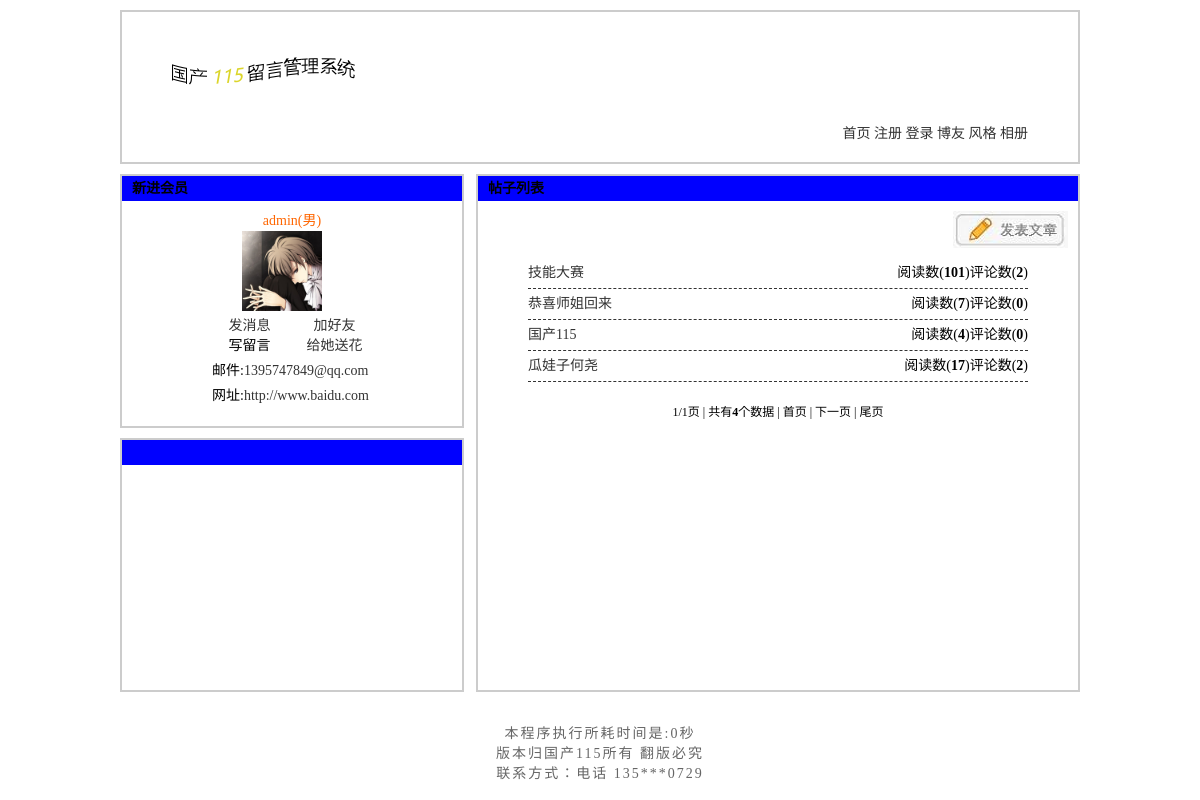
Page /项目/index.php on the committed database.
### tables this page shows
CREATE TABLE `tg_arcticle` (
  `tg_id` mediumint(8) UNSIGNED NOT NULL COMMENT '//id',
  `tg_reid` mediumint(8) NOT NULL DEFAULT '0' COMMENT '//评论的id',
  `tg_username` varchar(20) NOT NULL COMMENT '//发贴人',
  `tg_title` varchar(40) NOT NULL COMMENT '//发帖标题',
  `tg_content` text NOT NULL COMMENT '//发帖内容',
  `tg_readcount` smallint(5) NOT NULL DEFAULT '0' COMMENT '//阅读量',
  `tg_commendcount` smallint(5) NOT NULL DEFAULT '0' COMMENT '//评论量',
  `tg_nice` tinyint(1) UNSIGNED NOT NULL DEFAULT '0' COMMENT '//這个是设置精华帖的部分',
  `tg_date` datetime NOT NULL COMMENT '//发表时间',
  `tg_last_modify_date` datetime NOT NULL COMMENT '//最后登录修改的时间'
);

CREATE TABLE `tg_system` (
  `tg_id` mediumint(8) UNSIGNED NOT NULL COMMENT '//ID',
  `tg_webname` varchar(20) NOT NULL COMMENT '//web的名称',
  `tg_article` tinyint(2) UNSIGNED NOT NULL DEFAULT '0' COMMENT '//文章的显示条数',
  `tg_blog` tinyint(2) UNSIGNED NOT NULL DEFAULT '0' COMMENT '/博客的显示条数',
  `tg_photo` tinyint(2) UNSIGNED NOT NULL DEFAULT '0' COMMENT '//相册的显示条数',
  `tg_skin` tinyint(1) UNSIGNED NOT NULL DEFAULT '0' COMMENT '//网站皮肤',
  `tg_string` varchar(200) NOT NULL COMMENT '//网站铭感字符',
  `tg_post` tinyint(3) UNSIGNED NOT NULL DEFAULT '3' COMMENT '//发帖限制',
  `tg_re` tinyint(3) UNSIGNED NOT NULL DEFAULT '3' COMMENT '//回帖限制',
  `tg_code` tinyint(3) UNSIGNED NOT NULL DEFAULT '1' COMMENT '//是否启用验证码',
  `tg_register` tinyint(3) UNSIGNED NOT NULL DEFAULT '1' COMMENT '//是否开放会员'
);

### 项目/includes/mysql.func.php (called while the page is built, shortened)
<?php
  function _query($_sql){
  if(!$_result=mysql_query($_sql)){
   exit('SQL语句执行失败');
  }
  return $_result;
  }
  function _fetch_array($_sql){
  return mysql_fetch_array(_query($_sql),MYSQL_ASSOC);
  }
function _fetch_array_list($_sql){
  return mysql_fetch_array($_sql,MYSQL_ASSOC);
}
?>

### 项目/includes/common.inc.php (called while the page is built, shortened)
<?php
   require ROOT_PATH.'includes/global.func.php';
    require ROOT_PATH.'includes/mysql.func.php';
  if(!!$_rows=_fetch_array("SELECT
                                  tg_webname,
                                  tg_article,
                                  tg_blog,
                                  tg_photo,
                                  tg_string,
                                  tg_skin,
                                  tg_post,
                                  tg_re,
                                  tg_register,
                                  tg_code
                             FROM tg_system
                            WHERE tg_id=1
                            LIMIT 1")){
   $_system=array();
   $_system['webname']=$_rows['tg_webname'];
   $_system['article']=$_rows['tg_article'];
   $_system['photo']=$_rows['tg_photo'];
   $_system['blog']=$_rows['tg_blog'];
   $_system['skin']=$_rows['tg_skin'];
   $_system['string']=$_rows['tg_string'];
   $_system['post']=$_rows['tg_post'];
   $_system['re']=$_rows['tg_re'];
   $_system['code']=$_rows['tg_code'];
   $_system['register']=$_rows['tg_register'];
   $_system=_html($_system);
   if($_COOKIE['skin']){
    $_system['skin']=$_COOKIE['skin'];
   }
  }else {
    exit('后台数据库表出错,请管理员进行修改');
  }
?>

### 项目/index.php (the view, shortened to what this page needs)
<?php
 require dirname(__FILE__).'/includes/common.inc.php';
  $_html=_get_xml('new.xml');
 global $_pagenum,$_pagesize,$_system;
 _page("SELECT tg_id FROM tg_arcticle WHERE tg_reid=0",$_system['article']);
 $_result=_query("SELECT tg_id,
 	                     tg_title,
 	                     tg_readcount,
 	                     tg_commendcount
 	               FROM  tg_arcticle
 	               WHERE tg_reid=0    /*這个是让他的主题帖位0,否则它会显示,回复的帖子,在写入数据库中的时候要注意*/
 	               ORDER BY tg_date
 	               DESC  LIMIT $_pagenum,$_pagesize");
 $_photo=_fetch_array("SELECT
                              tg_id AS id,
                              tg_name AS name,
                              tg_url AS url
                         FROM
                              tg_photo
                         WHERE
                              tg_sid in (SELECT tg_id FROM tg_dir WHERE tg_type=0) /*這个是通过in来查找多个,来通过其他的表来查找*/
                     ORDER BY tg_date
                        DESC
                              LIMIT 1");
?>
<!DOCTYPE html PUBLIC "-//W3C//DTD XHTML 1.0 Transitional//EN">
<html xmlns="http://www.w3.org/1999/xhtml">
<head>
<?php
require ROOT_PATH.'includes/title.inc.php'
?>
</head>
<body>
 <?php
 require ROOT_PATH.'includes/header.inc.php';
 ?>
<div id="list">
	<h2>帖子列表</h2>
	<a href="post.php" class="post">帖子列表</a>
	<ul class="article">
	   <?php
         $_htmllist=array();
         while(!!$_rows=_fetch_array_list($_result)){
         $_htmllist['id']=$_rows['tg_id'];
         $_htmllist['title']=$_rows['tg_title'];
         $_htmllist['readcount']=$_rows['tg_readcount'];
         $_htmllist['commendcount']=$_rows['tg_commendcount'];
         echo '<li><a href="article.php?id='.$_htmllist['id'].'">'._title($_htmllist['title'],18).'</a><em>阅读数(<strong>'.$_htmllist['readcount'].'</strong>)评论数(<strong>'.$_htmllist['commendcount'].'</strong>)</em></li>';
         }
	   ?>
	</ul>
	<?php _paging(2);?>
</div>
<div id="user">
	<h2>新进会员</h2>
    <dl>
 	<dd class="user"><?php echo $_html['username']?>(<?php echo $_html['sex']?>)</dd>
 	<dt><img src="<?php echo $_html['face']?>" alt="<?php echo $_html['username']?>" /></dt>
 	<dd class="message"><a href="javascript:;" name="message" title="<?php echo $_html['id']?>">发消息</a></dd>
 	<dd class="friend"><a href="javascript:;" name="friend" title="<?php echo $_html['id']?>">加好友</a></dd>
 	<dd class="guest">写留言</dd>
 	<dd class="flower"><a href="javascript:;" name="flower" title="<?php echo $_html['id']?>">给她送花</a></dd>
 	<dd class="email">邮件:<a href="mailto:<?php echo $_html['email']?>"><?php echo $_html['email']?></a></dd>
 	<dd class="url">网址:<a href="<?php echo $_html['url']?>" target="_blank"><?php echo $_html['url']?></a></dd>
 	</dl>
</div>
<div id="pic">
	<h2><?php echo $_photo['name'];?></h2>
</div>
<?php
 require ROOT_PATH.'includes/footer.inc.php';
?>
</body>
</html>

### 项目/includes/global.func.php (shortened to what this page needs)
<?php
   function _get_xml($_filexml){
    $_html=array();
   if(file_exists($_filexml)){
   $_xml=file_get_contents($_filexml);
   preg_match_all('/<vip>(.*)<\/vip>/s',$_xml,$_dom);
   foreach($_dom[1] as $_value){
    preg_match_all('/<id>(.*)<\/id>/s',$_value,$_id);
    preg_match_all('/<username>(.*)<\/username>/s',$_value,$_username);
    preg_match_all('/<sex>(.*)<\/sex>/s',$_value,$_sex);
    preg_match_all('/<face>(.*)<\/face>/s',$_value,$_face);
    preg_match_all('/<email>(.*)<\/email>/s',$_value,$_email);
    preg_match_all('/<url>(.*)<\/url>/s',$_value,$_url);
    $_html['id']=$_id[1][0];
    $_html['username']=$_username[1][0];
    $_html['sex']=$_sex[1][0];
    $_html['face']=$_face[1][0];
    $_html['email']=$_email[1][0];
    $_html['url']=$_url[1][0];
   }
 }else {
  echo '文件不存在';
 }
   return $_html;
   }
  function _title($_string,$_length=14){
  return $_string;
  }
    function _page($_sql,$_size){
   if(isset($_GET['page'])){
   $_page=$_GET['page'];
   if(empty($_page) || $_page <= 0 || !is_numeric($_page)){
    $_page=1;
    }else {
    $_page=intval($_page);
    }
   }else {
   $_page=1;
    }
   $_pagesize=$_size;
   $_num = mysql_num_rows(_query($_sql));
   if($_num==0){
    $_pageabsolute=1;
    }else{
    $_pageabsolute=ceil($_num/$_pagesize);
    }
    }
   function _paging($_type=2){
    global $_page,$_pageabsolute,$_num,$_id;
    if($_type==1){
    echo '<div id="page_num">';
    echo '<ul>';
       for($i=0;$i<$_pageabsolute;$i++){
        if($_page==($i+1)){
         echo '<li><a href="blog.php?'.$_id.'page='.($i+1).'" class="selected">'.($i+1).'</a></li>';
        }else {
         echo '<li><a href="blog.php?'.$_id.'page='.($i+1).'">'.($i+1).'</a></li>';
        }
       }
    echo '</ul>';
    echo '</div>';
    }else if($_type==2){
    echo '<div id="page_text">';
    echo '<ul>';
    echo '<li>'.$_page.'/'.$_pageabsolute.'页 | </li>';
    echo '<li>共有<strong>'.$_num.'</strong>个数据 | </li>';
          if($_page==1){
          echo '<li>首页 | </li>';
          }else {
            echo '<li><a href="'.(SCRIPT).'.php">首页</a> | </li>';
            echo '<li><a href="'.(SCRIPT).'.php?'.$_id.'page='.($_page-1).'">上一页</a> | </li>';
          }
          if($_page==$_pageabsolute){
           echo '<li>下一页 | </li>';
           echo '<li>尾页</li>';
          } else {
           echo '<li><a href="'.(SCRIPT).'.php?'.$_id.'page='.($_page+1).'">下一页</a> | </li>';
           echo '<li><a href="'.(SCRIPT).'.php?'.$_id.'page='.$_pageabsolute.'">尾页</a> | </li>';
          }
    echo '</ul>';
    echo '</div>';
          }
          }
?>

### 项目/style/3/basic.css (style rules this page uses)
* { margin:0; padding:0; }
body { width:960px; background:#fff; margin:10px auto; font-size:14px; }
h2 { background:blue; font-size:14px; height:25px; line-height:25px; text-indent:10px; }
#page_text { height:20px; clear:both; padding:10px 0; font-size:12px; }
#page_text ul { text-align: center; }
#page_text ul li { display:inline; }

### 项目/style/3/index.css (style rules this page uses)
#list { width:600px; height:514px; border:2px solid #ccc; float:right; }
#list a.post { display:block; background:url('../../image/aricle.jpg') no-repeat; width:115px; height:37px; margin:10px 10px 0 auto; text-indent: -9999px; }
#list ul.article { padding:10px 50px; }
#list ul.article li { list-style:none; height:30px; line-height:30px; border-bottom: 1px dashed #333; }
#list ul.article li a { color:#333; text-decoration:none; }
#list ul.article li em { float: right; font-style:normal; }
#user { width:340px; height:250px; border:2px solid #ccc; float:left; margin:0 0 10px 0; }
#user dl { width:170px; margin:10px 0 0 85px; float:left; }
#user dl dt { width:150px; margin:0 0 5px 0; }
#user dl dt img { margin:0 auto; display: block; width:80px; height:80px; }
#user dl dd { height:20px; line-height:20px; text-align:center; width:85px; float:left; }
#user dl dd.email,#user dl dd.url { width:170px; padding:5px 0 0 0; text-align:left; text-indent:5px; }
#user dl dd a { color:#333; text-decoration:none; }
#user dl dd.user { width:170px; float:none; color:#f60; }
#pic { width:340px; height:250px; border:2px solid #ccc; float:left; }

### rows in the picture
tg_arcticle: tg_title "技能大赛", tg_readcount "101", tg_commendcount "2"
tg_arcticle: tg_title "恭喜师姐回来", tg_readcount "7", tg_commendcount "0"
tg_arcticle: tg_title "国产115", tg_readcount "4", tg_commendcount "0"
tg_arcticle: tg_title "瓜娃子何尧", tg_readcount "17", tg_commendcount "2"
tg_system: tg_article "1"

### other values in the picture
$_page "1"
$_num "4"
$_html['username'] "admin"
$_html['sex'] "男"
$_html['email'] "1395747849@qq.com"
$_html['url'] "http://www.baidu.com"
_runtime() - START_TIME "0"
